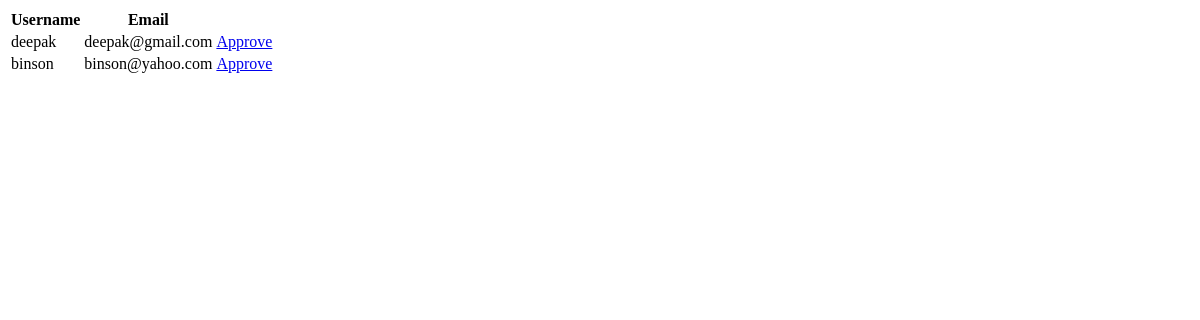
Page /taskmanager/pending/ (signed in) on the earlier database version.
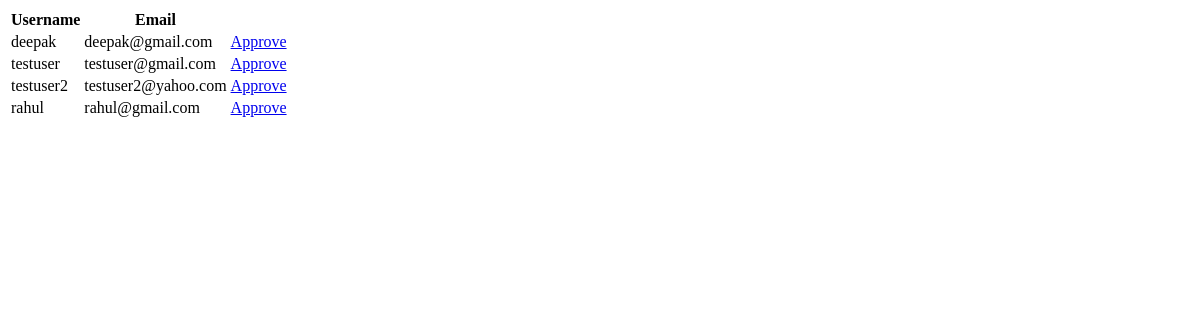
Same page on the later database version.
### todo/models.py (models this page shows, shortened)
class Profile(models.Model):
    user = models.OneToOneField(User, on_delete=models.CASCADE)
    is_admin = models.BooleanField(default=False)
    is_active = models.BooleanField(default=False)
    group = models.ForeignKey(Group)

### todo/views.py (the view)
# urls.py: url(r'pending/', user_view.get_pending_request, name='pending_requests'),
@login_required
def get_pending_request(request):
    pending_requests = Profile.objects.filter(is_active=False)
    return render(request, "todo/pending_requests.html",
                  {"pending_requests": pending_requests})

### todo/templates/todo/pending_requests.html
<table>
    <thead>
        <th>Username</th>
        <th>Email</th>
    </thead>
    <tbody>
    {% for request in pending_requests %}
        <tr>
            <td>
                {{request.user.username}}
            </td>
            <td>
                {{request.user.email}}
            </td>
            <td><a href="{% url 'todo:approve' user_id=request.user.id %}">Approve</a></td>
        </tr>
    {% endfor %}
    </tbody>
</table>

Differences in the rows shown:
no longer on this page (row edited): Profile: user.username "binson", user.email "binson@yahoo.com"
added Profile: user.username "testuser", user.email "testuser@gmail.com"
added Profile: user.username "testuser2", user.email "testuser2@yahoo.com"
added Profile: user.username "rahul", user.email "rahul@gmail.com"
